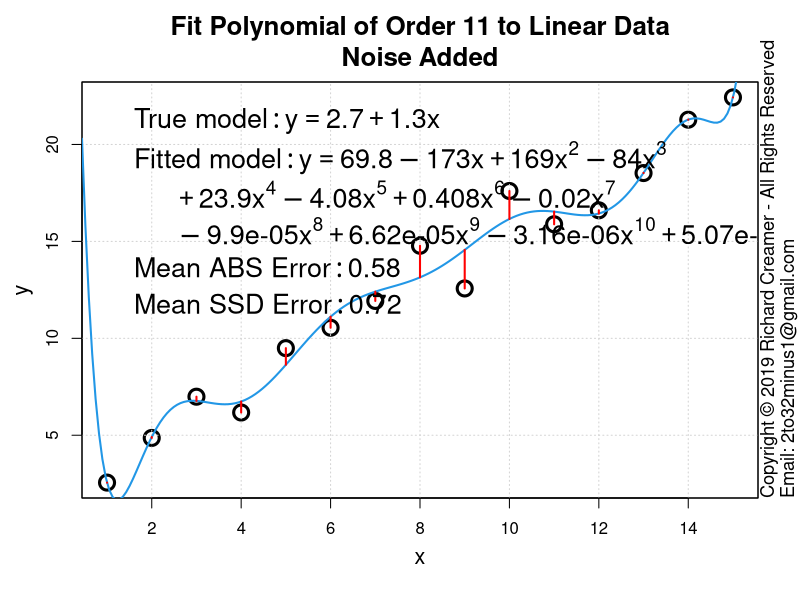

The R script that drew this image:
##############################################################
### Copyright (c) Richard Creamer 2019 - All Rights Reserved
### Inquiries: email 2to32minus1@gmail.com
##############################################################

### Globals
fontScale = 1.2    # Global font size variable
lf        = 1.2    # Enlarge font of plot labels
verbose   = FALSE  # Verbose printing
lw        = 2      # Line width
xMargin   = 1      # X-axis margin for plots
yMargin   = 1      # Y-axis margin for plots
de        = 0.01   # Small constant for estimating derivatives numerically
smlPts    = 1      # Small  data point/circle
medPts    = 1.5    # Medium data point/circle
lrgPts    = 2.0    # Large  data point/circle

### Run this function to generate this plot
runFunc = function() {
	dw = 1000
	dh = 750	
	path = "D:/Code/R/LeastSquaresPlay/PlotsAndAssocCode/Plot6/"
	savePngVerbose( paste(path, "Plot6.png", sep=""), 
					plotNthOrderPolyToLinearData, w=dw, h=dw, un="px", N=11, doPlot=TRUE, nPts=15 )	
}

### Fit Nth order polynomial to linear data
plotNthOrderPolyToLinearData = function( nPts=15, N=1, modelM=1.3, modelB=2.7, noiseSigma=1.5, doPlot=FALSE ) {
	set.seed( 3 )
	
	if ( N < 1 || N > 11 ) { print( sprintf( "Error: N (%d) outside range 1:11", N) ); return() }
	if ( nPts < (N + 1) )  { print( sprintf( "Error: nPts (%d) must be > N (%d)", nPts, N ) ); return() }
	
	coeff = c( modelB, modelM )
	x = 1:nPts
	y = evalPoly( x, coeff ) + rnorm( length(x), sd=noiseSigma )
	
	# Build appropriate formula, example: "y ~ x + I(x^2) + I(x^3) + ..."
	polyFormula = makePolyFormula( polyOrder=N )
	
	lmFit = lm( as.formula(polyFormula) )
	e = compPolyFitError( x, y, lmFit$coefficients )
	if ( doPlot ) {
		plotTitle = sprintf( "Fit Polynomial of Order %d to Linear Data\nNoise Added", N );
		plot( x, y, cex.lab=lf, xlab="", ylab="", main=plotTitle, cex=lrgPts, lwd=lw+1, cex.main=1.3*fontScale )
		addAxisLabels()
		grid()
		box()
		leftX = gpl()$xLim[1]
		rightX = gpl()$xLim[2]
		predX = seq( leftX, rightX, length.out=200 )
		predY = evalPoly( predX, lmFit$coefficients )
		lines( predX, predY, col=4, lwd=lw )
		segments( x, y, x, predict(lmFit), col = "red", lwd=lw )  # Note: predict(lmFit) same as evalPoly(x, lmFit$coefficients)
		if ( N > 9 ) {
			addLegend( coeff, lmFit$coefficients, meanAbsErr=e$meanAbsError, meanSsdErr=e$meanSsdError, wrapLimit=4 )
		}
		else {
			addLegend( coeff, lmFit$coefficients, meanAbsErr=e$meanAbsError, meanSsdErr=e$meanSsdError )
		}
	}
	return( list(nPts=nPts, x=x, y=y, lmFit=lmFit, meanAbsErr=e$meanAbsError, meanSsdErr=e$meanSsdError) )
}

### Get Plot Limits : gpl()$xLim[1] --> left x-coord
gpl = function() {
	u = par( "usr" )
	return( list( xLim=u[1:2], yLim=u[3:4] ) )
}

### Return string suitable for plot titles with actual exponents (not '^')
### Examples: [ "1.23", "1.23-2.21x", "1.23-2.21x+4.98x^2" ]
prettyPoly = function( coeff, nSigFigs=3, wrapLimit=3 ) {
	rc = signif( coeff, nSigFigs )
	numTerms = length( coeff )
	terms = c()
	for ( termNum in 1:numTerms ) {
		if ( termNum == 1 ) {
			s = paste( rc[termNum], sep="" )
		} else {
			s = paste( abs(rc[termNum]), sep="" )
		}
		if ( termNum > 1 )
			s = paste( s, "*x", sep="" )
		if ( termNum > 2 )
			s = paste( s, "^", (termNum-1), sep="" )
		terms[ length(terms) + 1 ] = s
	}
	wrapLines = list()
	catStr = ""
	for ( termNum in 1:numTerms ) {
		if ( termNum > 1 && ( termNum - 1 ) %% wrapLimit == 0 ) {
			wrapLines[length(wrapLines) + 1] = catStr
			catStr = ""
		}
		if ( termNum == 1 ) {
			catStr = paste( catStr, terms[termNum], sep="" )
		} else {
			if ( rc[termNum] < 0 ) {
				catStr = paste( catStr, " - ", terms[termNum], sep="" )
			} else {
				catStr = paste( catStr, " + ", terms[termNum], sep="" )
			}
		}
	}
	if ( catStr != "" )
		wrapLines[length(wrapLines) + 1] = catStr
	return( wrapLines )
}

### Convience method to add x/y axis labels
addAxisLabels = function( xLabel="x", yLabel="y", cexVal=1.3 ) {
	mtext( text=xLabel, side=1, line=2.5, cex=cexVal )
	mtext( text=yLabel, side=2, line=2.5, cex=cexVal )
}

### Add a legend to a plot suitable for this deck's polynomials/purpose
addLegend = function( coeff, fitCoeff, meanAbsErr=NULL, meanSsdErr=NULL, fontSz=1.35*fontScale, pos="topleft", wrapLimit=5 ) {
	legList = list()
	
	# Generate and append legend text lines for 'true model'
	truePolyStrList = prettyPoly( coeff, nSigFigs=3, wrapLimit=wrapLimit )
	legList[1] = paste( "'True model': y ==", truePolyStrList[1], sep="" )
	if ( length( truePolyStrList ) > 1 ) {
		for ( i in 2:length( truePolyStrList ) ) {
			legList[length(legList)+1] = paste( "'     '", truePolyStrList[i], sep="" )
		}
	}
	
	# Generate and append legend text lines for 'fitted model'
	fitPolyStrList = prettyPoly( fitCoeff, nSigFigs=3, wrapLimit=wrapLimit )
	legList[length(legList) + 1] = paste( "'Fitted model': y ==", fitPolyStrList[1], sep="" )
	if ( length( fitPolyStrList ) > 1 ) {
		for ( i in 2:length( fitPolyStrList ) ) {
			legList[length(legList)+1] = paste( "'     '", fitPolyStrList[i], sep="" )
		}
	}
	
	if ( !is.null(meanAbsErr) ) {
		legError = paste( "'Mean ABS Error': ", sprintf( "%.2f", meanAbsErr ), sep="" )
		legList[ length( legList ) + 1 ] = legError
	}
	if ( !is.null(meanSsdErr) ) {
		legError = paste( "'Mean SSD Error': ", sprintf( "%.2f", meanSsdErr ), sep="" )
		legList[ length( legList ) + 1 ] = legError
	}
	
	legend( pos, bty="n",inset=c(0.005,0.01),
			legend=parse(text=legList), col=c("transparent","transparent"),
			cex=fontSz, pch=15, y.intersp=1.1 )
}

# Compute errors, ABS and SSD, return tuple
compPolyFitError = function( x, y, coeff ) {
	predY = evalPoly( x, coeff )
	meanAbsError = (1/length(x)) * sum( abs(predY - y) )
	meanSsdError = (1/length(x)) * sum( (predY - y)^2 )
	return( list( meanAbsError=meanAbsError, meanSsdError=meanSsdError ) )
}

# Build Nth order polynomial formula string
makePolyFormula = function( indepVar="x", depVar="y", polyOrder=1 ) {
	formulaStr = paste( depVar, " ~ ", indepVar, sep="" )
	if ( polyOrder > 1 ) {
		for ( i in 2:polyOrder )
			formulaStr = paste( formulaStr, " + I(", indepVar, "^", i, ")", sep="" )
	}
	return( formulaStr )
}

### Compute f(x) for a polynomial and a vector of x-coordinates
evalPoly = function( x, coeff ) {
	if ( length( coeff ) < 1 ) return( c(0) )  	
	termSum = 0
	for ( i in 1:length(coeff) ) {
		termSum = termSum + coeff[i] * x^(i-1)
	}
	return( termSum )
}

### Save to PNG file, specify width and height
savePngVerbose = function( path, plotFunc, w=512, h=512, un="px", doCopyright=TRUE, ... ) {
	png( filename = path, type="cairo", units=un, width=w, height=h, pointsize=12, res=96 )
	plotFunc( ... )
	if ( doCopyright )
		addCopyright()
	dev.off()
}

### Add copyright notice to plot via text()
addCopyright = function() {
	mtext( "Copyright \uA9 2019 Richard Creamer - All Rights Reserved", side=4, line=0, adj=0, cex=1.1 )
	mtext( "Email: 2to32minus1@gmail.com", side=4, line=1, adj=0, cex=1.1 )
}

runFunc()
